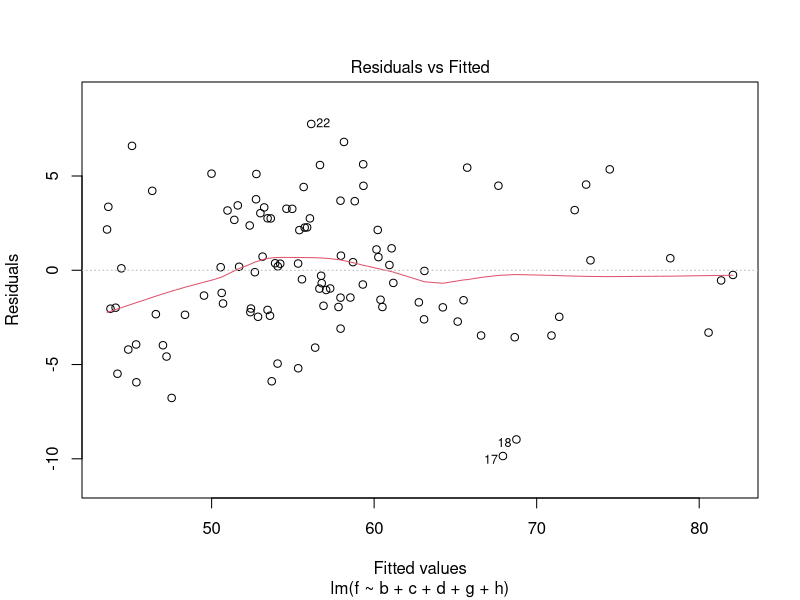
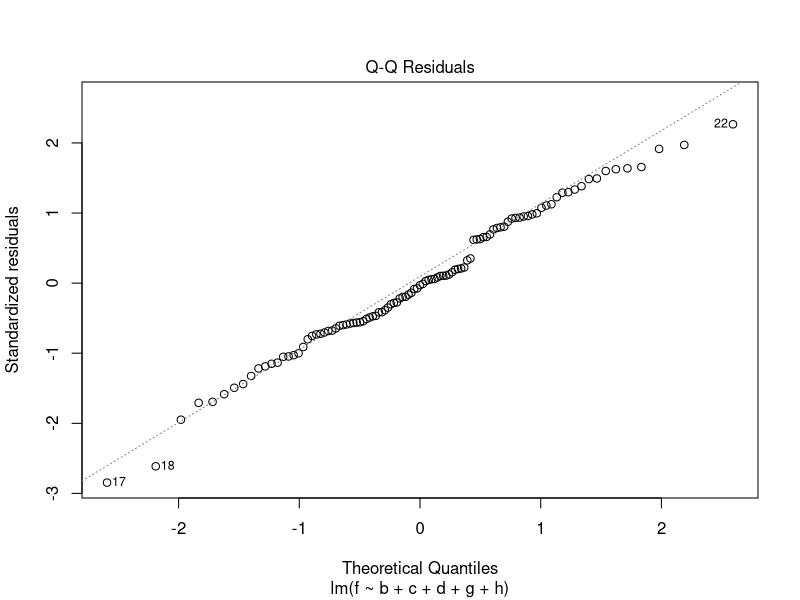
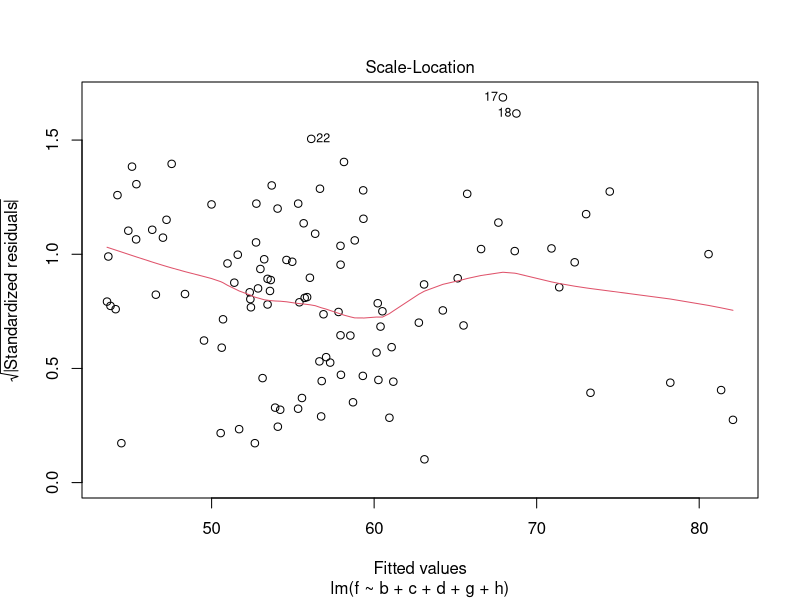
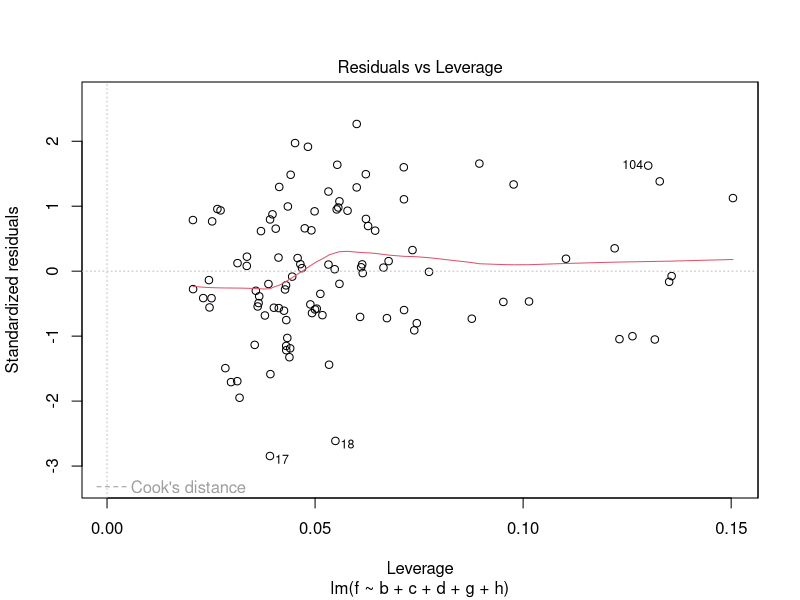

Write R code to recreate these figures, in order. (Note: this script raises an error after producing the figures.)
data_m <- read.csv('Monthly_data.csv',fileEncoding = 'CP949')

data_y <- read.csv('data.csv')
data_y

head(data_y)
data2 <- as.data.frame(data_y)
fit = lm(f ~ b+c+d+g+h , data= data2)

summary(fit)

install.packages("car")
library("car")
vif(fit)
sqrt(vif(fit))
plot(fit)
z
z<-shapiro.test(data2$f)
plot(z)
